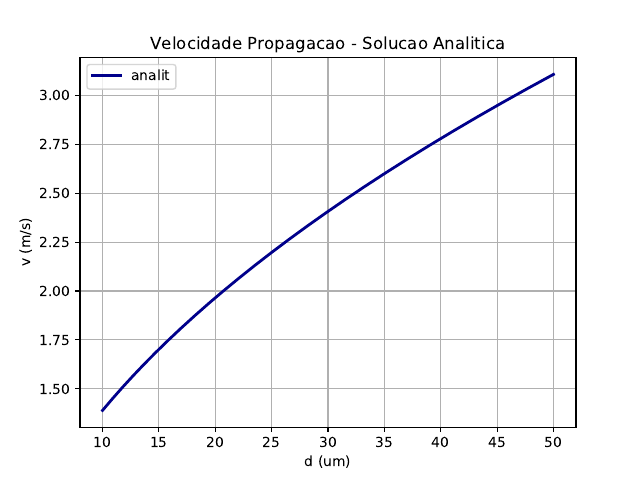

The script that saved this image:
#!/usr/bin/python
# -*- coding: UTF-8 -*-

# ------------------------------------------------------------------------------------------------------------------------------------
# Program that compares the analitical solution of the propagation velocity with an aproximation solution from a model
# The analitical solution is calculated using the calibrated parameter (c)
# The output is a plot of both solutions	
# ------------------------------------------------------------------------------------------------------------------------------------

import matplotlib.pyplot as plt
import numpy as np

# (mm)
def lamb (Rm,Rc,d):
	return np.sqrt( (Rm * d * 1.0e-04) / (4.0 * Rc) ) * 10

# (ms)
def tau (Rm,Cm):
	return Rm * Cm * 1.0e-03

def coef (l,t,s):
	return (s * t) / (l)

def vel (c,l,t):
	return (c * l) / t

def analiticalPlot ():
	Rm = 7.0 * 1.0e+03
	Rc = 150.0
	Cm = 1.2
	c = 10.80800
	
	D = np.linspace(10,50,500)
	v = vel(c,lamb(Rm,Rc,D),tau(Rm,Cm))
	plt.plot(D,v,label="analit",color="darkblue",linewidth=2.0)

def main ():
    analiticalPlot()
    plt.title(u'Velocidade Propagação - Solução Analítica',size=18)
    plt.ylabel('v (m/s)')
    plt.xlabel('d (um)')
    plt.grid()
    plt.legend(loc=0,fontsize=15)
    plt.savefig("analiticalVelocity.pdf")
    print("[+] Figure save at 'analiticalVelocity.pdf'")

if __name__ == "__main__":
	main()
